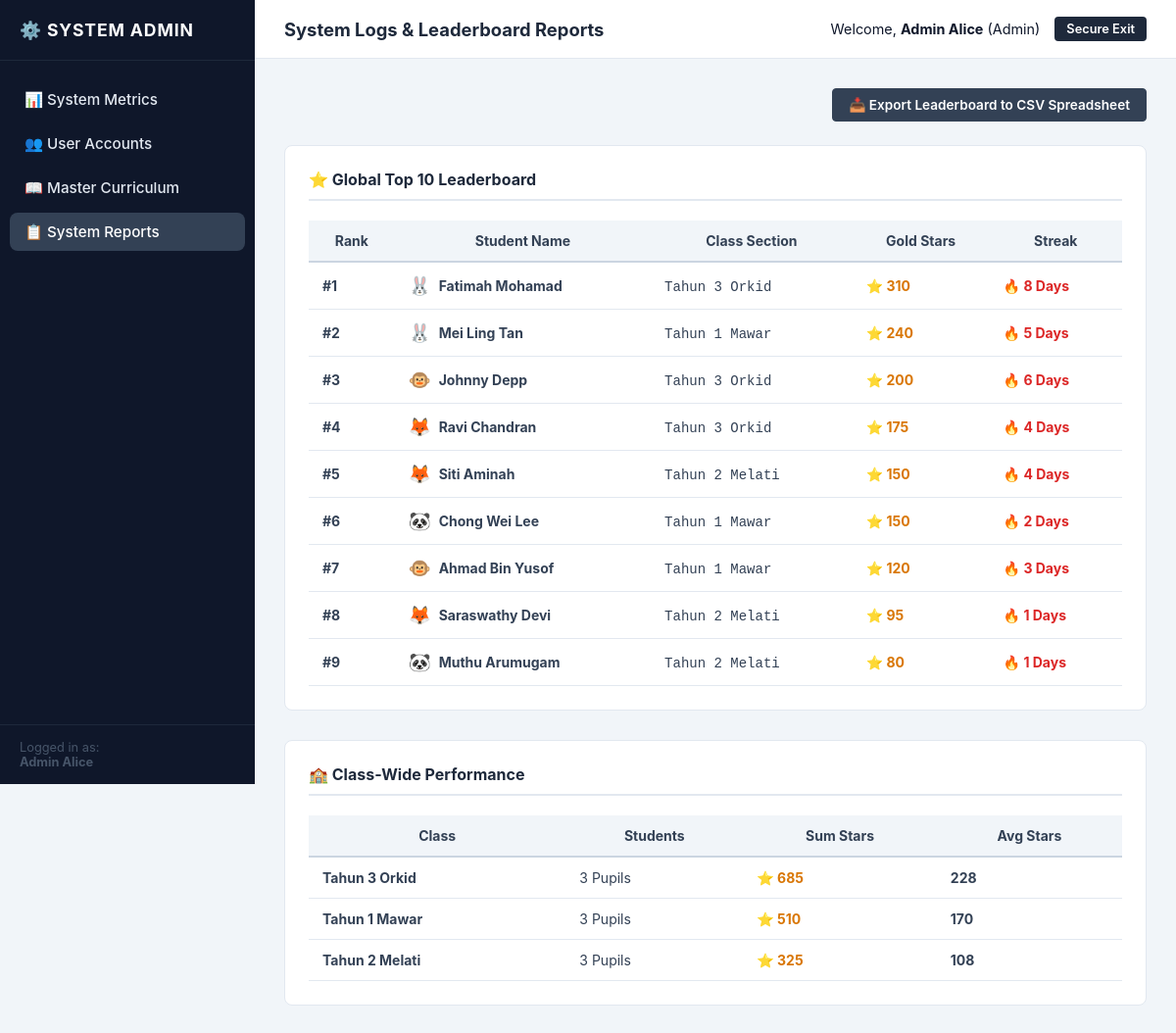
Page /admin/system_reports.php (signed in) on the committed database.
### tables this page shows
CREATE TABLE IF NOT EXISTS gamification_stats (
    stat_id INT AUTO_INCREMENT PRIMARY KEY,
    student_id INT NOT NULL UNIQUE COMMENT 'FK to users (students)',
    total_points INT DEFAULT 0 COMMENT 'Accumulated XP point metrics',
    login_streak INT DEFAULT 0 COMMENT 'Consecutive days logged in',
    last_login DATE NULL COMMENT 'Tracks daily logins for streak checking',
    FOREIGN KEY (student_id) REFERENCES users(user_id) ON DELETE CASCADE ON UPDATE CASCADE
);

CREATE TABLE IF NOT EXISTS users (
    user_id INT AUTO_INCREMENT PRIMARY KEY,
    username VARCHAR(100) NOT NULL UNIQUE COMMENT 'Student handle or Staff email',
    password_hash VARCHAR(255) NOT NULL COMMENT 'Bcrypt hash of student PIN or staff password',
    role ENUM('student', 'teacher', 'admin') NOT NULL COMMENT 'System access permission level',
    full_name VARCHAR(100) NOT NULL COMMENT 'Display name shown in headers/dashboards',
    class_section VARCHAR(50) NULL COMMENT 'E.g., Standard 1A, Null for Staff',
    avatar_url VARCHAR(255) NULL COMMENT 'Asset path or SVG designation for student character',
    created_at TIMESTAMP DEFAULT CURRENT_TIMESTAMP
);

### admin/system_reports.php (the view, shortened to what this page needs)
<?php
require_once __DIR__ . '/../config/db.php';
$admin_name = $_SESSION['full_name'];
$top_students = [];
try {
    $leader_query = "
        SELECT u.full_name, u.class_section, u.avatar_url, gs.total_points, gs.login_streak
        FROM users u
        JOIN gamification_stats gs ON u.user_id = gs.student_id
        WHERE u.role = 'student'
        ORDER BY gs.total_points DESC, gs.login_streak DESC
        LIMIT 10
    ";
    $top_students = $pdo->query($leader_query)->fetchAll();
} catch (PDOException $e) {
    $error_msg = "Could not connect and load ranking logs.";
}
$class_reports = [];
try {
    $class_query = "
        SELECT u.class_section,
               COUNT(u.user_id) AS student_count,
               SUM(gs.total_points) AS total_stars,
               ROUND(AVG(gs.total_points)) AS average_stars
        FROM users u
        JOIN gamification_stats gs ON u.user_id = gs.student_id
        WHERE u.role = 'student' AND u.class_section IS NOT NULL AND u.class_section != ''
        GROUP BY u.class_section
        ORDER BY total_stars DESC
    ";
    $class_reports = $pdo->query($class_query)->fetchAll();
} catch (PDOException $e) {
}
?>
<!DOCTYPE html>
<html lang="en">
<head>
    <link rel="stylesheet" href="../assets/css/admin.css">
</head>
<body>
    <div class="admin-sidebar">
        <div class="sidebar-header">
            ⚙️ System Admin
        </div>
        <ul class="sidebar-nav">
            <li class="sidebar-nav-item">
                <a href="dashboard.php" class="sidebar-nav-link">📊 System Metrics</a>
            </li>
            <li class="sidebar-nav-item">
                <a href="manage_users.php" class="sidebar-nav-link">👥 User Accounts</a>
            </li>
            <li class="sidebar-nav-item">
                <a href="manage_curriculum.php" class="sidebar-nav-link">📖 Master Curriculum</a>
            </li>
            <li class="sidebar-nav-item">
                <a href="system_reports.php" class="sidebar-nav-link active">📋 System Reports</a>
            </li>
        </ul>
        <div class="sidebar-footer">
            Logged in as:<br>
            <strong><?php echo htmlspecialchars($admin_name); ?></strong>
        </div>
    </div>
    <div class="admin-main-viewport">
        <div class="admin-header-bar">
            <div class="admin-header-title">System Logs & Leaderboard Reports</div>
            <div class="admin-header-user">
                <span>Welcome, <strong><?php echo htmlspecialchars($admin_name); ?></strong> (Admin)</span>
                <a href="../auth/logout.php" class="admin-logout-btn">Secure Exit</a>
            </div>
        </div>
        <div class="admin-main-content">
            <div style="margin-bottom: 24px; display: flex; justify-content: flex-end;">
                <a href="system_reports.php?export=csv" class="btn-admin btn-admin-primary">
                    📥 Export Leaderboard to CSV Spreadsheet
                </a>
            </div>
            <div class="admin-grid-two-col">
                <div class="admin-panel-card">
                    <div class="admin-panel-title">⭐ Global Top 10 Leaderboard</div>
                    <div style="overflow-x: auto;">
                        <table class="admin-dense-table">
                            <thead>
                                <tr>
                                    <th>Rank</th>
                                    <th>Student Name</th>
                                    <th>Class Section</th>
                                    <th>Gold Stars</th>
                                    <th>Streak</th>
                                </tr>
                            </thead>
                            <tbody>
                                <?php if (empty($top_students)): ?>
                                    <tr>
                                        <td colspan="5" style="text-align: center; color: var(--color-slate-600);">No gamification records recorded yet.</td>
                                    </tr>
                                <?php else:
                                    $rank = 1;
                                    foreach ($top_students as $row):
                                ?>
                                    <tr>
                                        <td><strong>#<?php echo $rank++; ?></strong></td>
                                        <td>
                                            <div style="display: flex; align-items: center; gap: 8px;">
                                                <span style="font-size: 1.15rem;">
                                                    <?php
                                                        $avatar = $row['avatar_url'] ?: 'monkey';
                                                        $emoji = '🐵';
                                                        if ($avatar === 'bunny') $emoji = '🐰';
                                                        elseif ($avatar === 'panda') $emoji = '🐼';
                                                        elseif ($avatar === 'fox') $emoji = '🦊';
                                                        echo $emoji;
                                                    ?>
                                                </span>
                                                <strong><?php echo htmlspecialchars($row['full_name']); ?></strong>
                                            </div>
                                        </td>
                                        <td><code><?php echo htmlspecialchars($row['class_section'] ?: 'Not Assigned'); ?></code></td>
                                        <td><span style="color: var(--color-warning); font-weight: 700;">⭐ <?php echo $row['total_points']; ?></span></td>
                                        <td><span style="color: var(--color-danger); font-weight: 700;">🔥 <?php echo $row['login_streak']; ?> Days</span></td>
                                    </tr>
                                <?php endforeach; endif; ?>
                            </tbody>
                        </table>
                    </div>
                </div>
                <div class="admin-panel-card">
                    <div class="admin-panel-title">🏫 Class-Wide Performance</div>
                    <div style="overflow-x: auto;">
                        <table class="admin-dense-table">
                            <thead>
                                <tr>
                                    <th>Class</th>
                                    <th>Students</th>
                                    <th>Sum Stars</th>
                                    <th>Avg Stars</th>
                                </tr>
                            </thead>
                            <tbody>
                                <?php if (empty($class_reports)): ?>
                                    <tr>
                                        <td colspan="4" style="text-align: center; color: var(--color-slate-600);">No class records found.</td>
                                    </tr>
                                <?php else:
                                    foreach ($class_reports as $row):
                                ?>
                                    <tr>
                                        <td><strong><?php echo htmlspecialchars($row['class_section']); ?></strong></td>
                                        <td><?php echo $row['student_count']; ?> Pupils</td>
                                        <td><span style="color: var(--color-warning); font-weight: 700;">⭐ <?php echo $row['total_stars']; ?></span></td>
                                        <td><strong><?php echo $row['average_stars']; ?></strong></td>
                                    </tr>
                                <?php endforeach; endif; ?>
                            </tbody>
                        </table>
                    </div>
                </div>
            </div>
        </div>
    </div>
</body>
</html>

### assets/css/admin.css (style rules this page uses)
:root { --admin-sidebar-width: 260px; --color-slate-900: #0f172a; --color-slate-800: #1e293b; --color-slate-700: #334155; --color-slate-600: #475569; --color-slate-200: #e2e8f0; --color-slate-100: #f1f5f9; --color-border: #cbd5e1; --color-success: #059669; --color-warning: #d97706; --color-danger: #dc2626; --radius-md: 8px; --radius-sm: 4px; }
* { box-sizing: border-box; margin: 0; padding: 0; }
body { font-family: -apple-system, BlinkMacSystemFont, "Segoe UI", Roboto, sans-serif; background-color: var(--color-slate-100); color: var(--color-slate-900); display: flex; min-height: 100vh; }
.admin-sidebar { width: var(--admin-sidebar-width); background-color: var(--color-slate-900); color: white; position: fixed; height: 100vh; left: 0; top: 0; display: flex; flex-direction: column; z-index: 100; }
.sidebar-header { padding: 20px; font-size: 1.1rem; font-weight: 700; letter-spacing: 0.05em; border-bottom: 1px solid var(--color-slate-800); text-transform: uppercase; }
.sidebar-nav { list-style: none; padding: 20px 10px; flex-grow: 1; }
.sidebar-nav-item { margin-bottom: 6px; }
.sidebar-nav-link { display: flex; align-items: center; gap: 10px; padding: 10px 15px; color: var(--color-slate-200); text-decoration: none; font-size: 0.95rem; font-weight: 500; border-radius: var(--radius-md); transition: background-color 0.2s ease; }
.sidebar-nav-link.active { background-color: var(--color-slate-700); color: white; }
.sidebar-footer { padding: 15px 20px; border-top: 1px solid var(--color-slate-800); font-size: 0.8rem; color: var(--color-slate-600); }
.admin-main-viewport { margin-left: var(--admin-sidebar-width); flex-grow: 1; display: flex; flex-direction: column; min-width: 0; }
.admin-header-bar { height: 60px; background-color: white; border-bottom: 1px solid var(--color-slate-200); display: flex; align-items: center; justify-content: space-between; padding: 0 30px; }
.admin-header-title { font-size: 1.15rem; font-weight: 700; color: var(--color-slate-800); }
.admin-header-user { display: flex; align-items: center; gap: 15px; font-size: 0.9rem; }
.admin-logout-btn { text-decoration: none; padding: 5px 12px; background-color: var(--color-slate-800); color: white; border-radius: var(--radius-sm); font-weight: 600; font-size: 0.8rem; transition: background-color 0.2s ease; }
.admin-main-content { padding: 30px; max-width: 1300px; width: 100%; margin: 0 auto; }
.admin-panel-card { background-color: white; border: 1px solid var(--color-slate-200); border-radius: var(--radius-md); padding: 24px; margin-bottom: 30px; }
.admin-panel-title { font-size: 1rem; font-weight: 700; color: var(--color-slate-800); border-bottom: 2px solid var(--color-slate-200); padding-bottom: 10px; margin-bottom: 20px; display: flex; justify-content: space-between; align-items: center; }
.admin-dense-table { width: 100%; border-collapse: collapse; font-size: 0.875rem; }
.admin-dense-table th { background-color: var(--color-slate-100); color: var(--color-slate-700); font-weight: 700; padding: 12px 14px; border-bottom: 2px solid var(--color-border); position: sticky; top: 0; }
.admin-dense-table td { padding: 12px 14px; border-bottom: 1px solid var(--color-slate-200); color: var(--color-slate-700); }
.btn-admin { padding: 8px 16px; font-size: 0.85rem; font-weight: 600; border-radius: var(--radius-sm); border: 1px solid var(--color-border); background-color: white; color: var(--color-slate-700); cursor: pointer; text-decoration: none; transition: all 0.15s ease; display: inline-flex; align-items: center; gap: 6px; }
.btn-admin-primary { background-color: var(--color-slate-700); color: white; border-color: var(--color-slate-700); }

### rows in the picture
gamification_stats: student.avatar_url "🐰", student.full_name "Fatimah Mohamad", student.class_section "Tahun 3 Orkid", total_points "310", login_streak "8"
gamification_stats: student.avatar_url "🐰", student.full_name "Mei Ling Tan", student.class_section "Tahun 1 Mawar", total_points "240", login_streak "5"
gamification_stats: emoji "🐵", student.full_name "Johnny Depp", student.class_section "Tahun 3 Orkid", total_points "200", login_streak "6"
gamification_stats: student.avatar_url "🦊", student.full_name "Ravi Chandran", student.class_section "Tahun 3 Orkid", total_points "175", login_streak "4"
gamification_stats: student.avatar_url "🦊", student.full_name "Siti Aminah", student.class_section "Tahun 2 Melati", total_points "150", login_streak "4"
gamification_stats: student.avatar_url "🐼", student.full_name "Chong Wei Lee", student.class_section "Tahun 1 Mawar", total_points "150", login_streak "2"
gamification_stats: emoji "🐵", student.full_name "Ahmad Bin Yusof", student.class_section "Tahun 1 Mawar", total_points "120", login_streak "3"
gamification_stats: student.avatar_url "🦊", student.full_name "Saraswathy Devi", student.class_section "Tahun 2 Melati", total_points "95", login_streak "1"
gamification_stats: student.avatar_url "🐼", student.full_name "Muthu Arumugam", student.class_section "Tahun 2 Melati", total_points "80", login_streak "1"

### other values in the picture
$admin_name "Admin Alice"
$row['class_section'] "Tahun 3 Orkid"
$row['student_count'] "3"
$row['total_stars'] "685"
$row['average_stars'] "228"
$row['class_section'] "Tahun 1 Mawar"
$row['total_stars'] "510"
$row['average_stars'] "170"
$row['class_section'] "Tahun 2 Melati"
$row['total_stars'] "325"
$row['average_stars'] "108"
